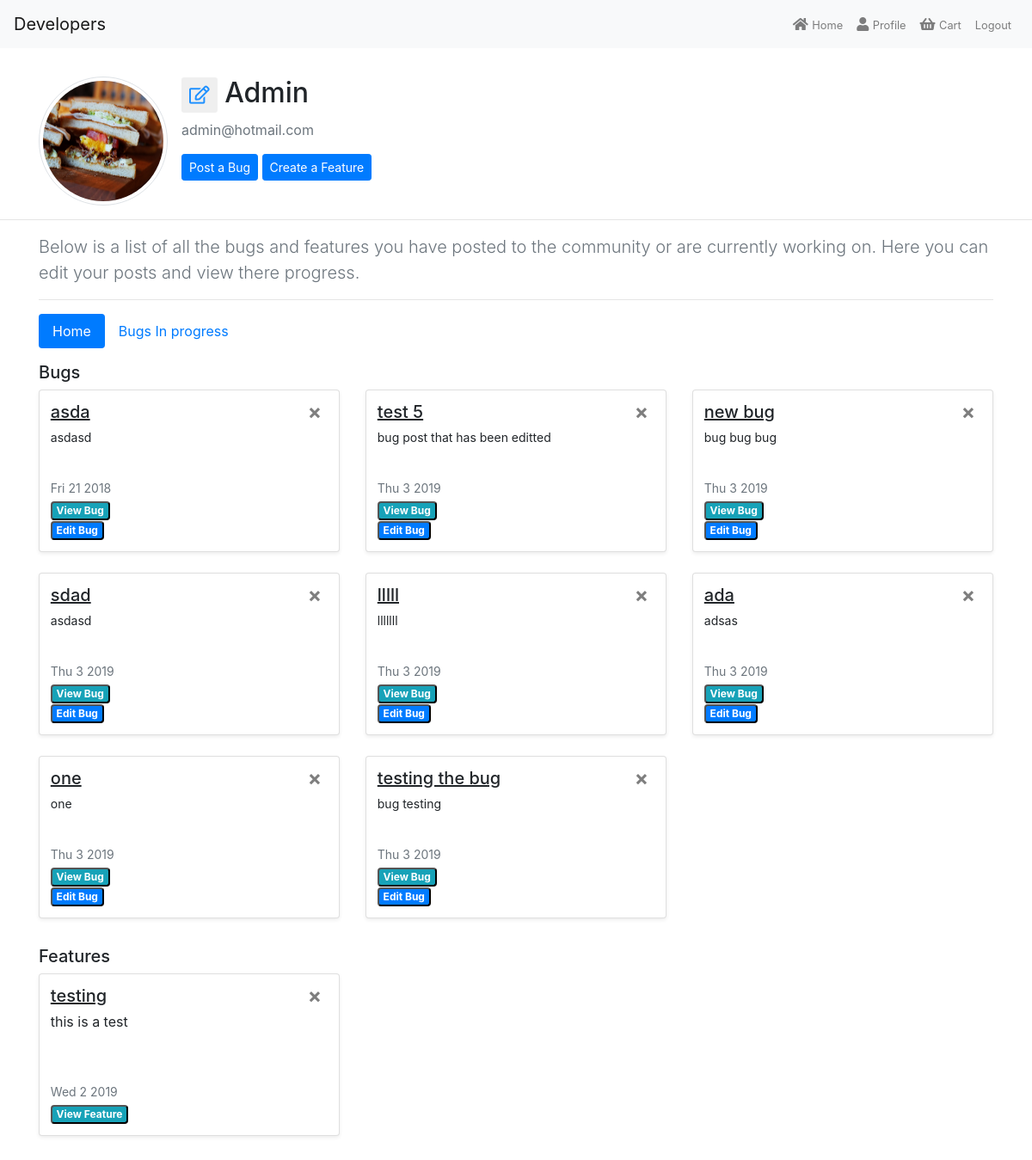
/users/profile/ (signed in), run on an earlier commit of the app's database.
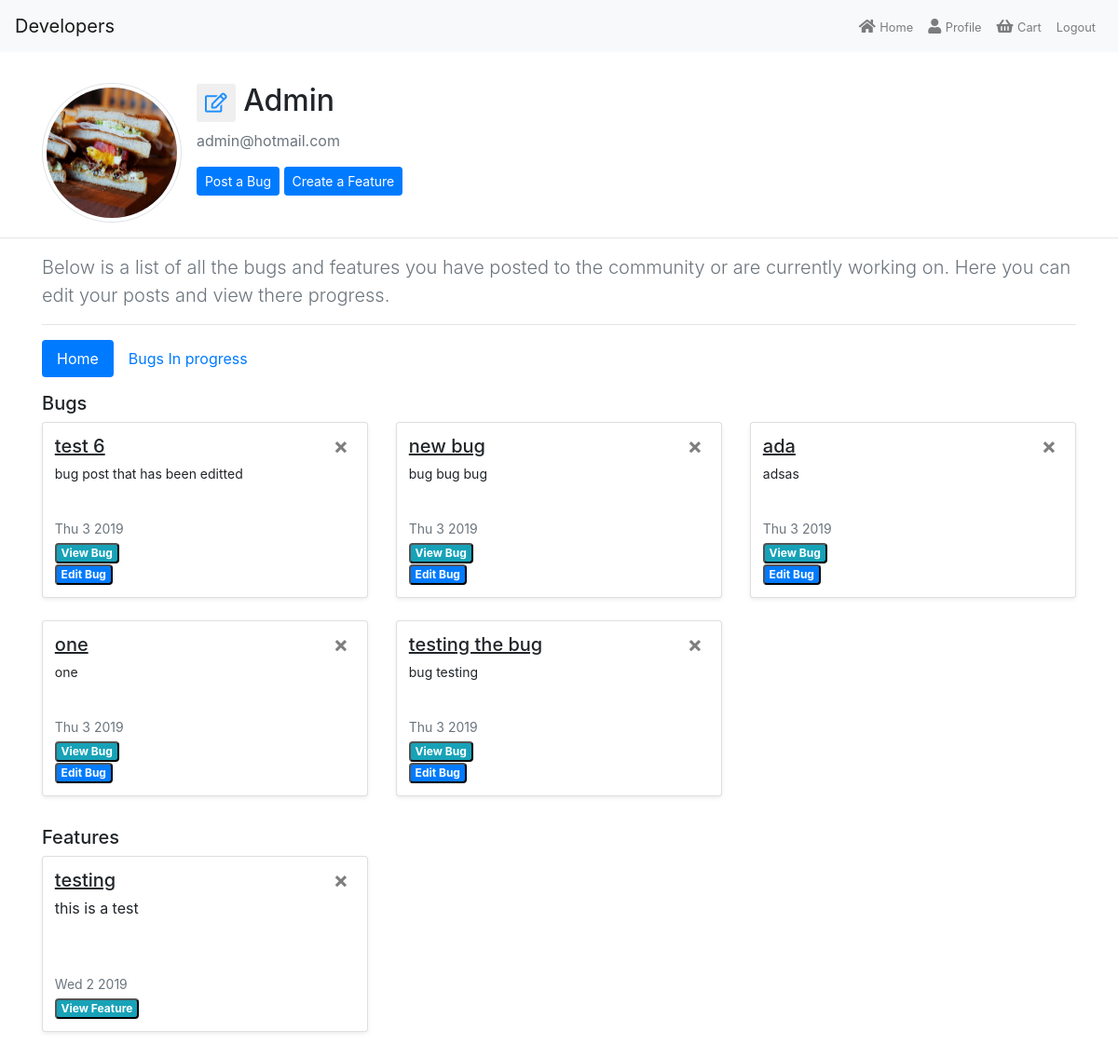
And on a later commit of the database.
### bug/models.py (models this page shows, shortened)
class Bug(models.Model):
    app_choices = [
         ("Doing", "Doing"),
         ("Done", "Done")
     ]
    title = models.CharField(max_length=100)
    description = models.TextField()
    created_date = models.DateTimeField(default=timezone.now)
    views = models.IntegerField(default=0)
    upvotes = models.IntegerField(default=0)
    price = models.DecimalField(max_digits=6, decimal_places=2, default=0)
    author = models.ForeignKey(User, on_delete=models.CASCADE)
    assigned = models.CharField(max_length=100, default="")
    status = models.CharField(max_length=10, choices=app_choices, default="Todo")

### feature/models.py (models this page shows, shortened)
class Feature(models.Model):
    title = models.CharField(max_length=100)
    description = models.TextField()
    created_date = models.DateTimeField(default=timezone.now)
    views = models.IntegerField(default=0)
    upvotes = models.IntegerField(default=0)
    price = models.DecimalField(max_digits=6, decimal_places=2, default=1.99)
    author = models.ForeignKey(User, on_delete=models.CASCADE)

### users/views.py (the view)
# urls.py: url(r'profile/', profile, name="profile"),
@login_required
def profile(request):
    if request.method == "POST":
        User_profile = UpdateProfile(request.POST, instance=request.user)
        User_image = UpdateImage(request.POST,
                                  request.FILES,
                                  instance=request.user.profile)
        if User_profile.is_valid() and User_image.is_valid():
            User_image.save()
            User_profile.save()
            messages.success(request, "Your account has been updated!")
            return redirect("profile")
    else:
        User_profile = UpdateProfile(instance=request.user)
        User_image = UpdateImage(instance=request.user.profile)
        ProfileBug = Bug.objects.filter(author=request.user)
        BugsAssigned = Bug.objects.filter(assigned=request.user)
        ProfileFeature = Feature.objects.filter(author=request.user)
    context = {
        "User_profile": User_profile,
        "User_image": User_image,
        "AssignedBug": BugsAssigned,
        "ProfileBug": ProfileBug,
        "ProfileFeature": ProfileFeature,
    }
    return render(request, "profile.html", context)

### users/templates/profile.html (shortened to what the changed rows need)
{% extends "base.html" %}
{% load crispy_forms_tags %}
{% block content %}
<div class="container">
    <div class="content-section mt-3">
        <div class="media">
            <div class="media-body">
                <h2 class="account-heading">
                    <button type="button" id="profile-edit" class="btn btn-wa btn-sm"
                        data-toggle="collapse" data-target="#collapseProfile" aria-expanded="false" aria-controls="collapseProfile">
                        <span style="font-size: 1.5em; color: Dodgerblue;">
                            <i class="far fa-edit"></i>
                        </span>
                    </button>
                    {{ user.username|capfirst }}
                </h2>
            </div>
        </div>
    </div>
</div>
<div class="container">
    <div class="tab-content" id="pills-tabContent">
        <div class="tab-pane fade show active" id="pills-home" role="tabpanel" aria-labelledby="pills-home-tab">
            {% if ProfileBug %}
                <div class="row mb-2">
                    {% for bug in ProfileBug %}
                        <div class="col-md-4">
                            <div class="card flex-md-row mb-4 shadow-sm h-md-250 card-display">
                                <div class="card-body d-flex flex-column align-items-start">
                                    <h5 class="post-title">
                                        {{ bug.title }}
                                    </h5>
                                    <a href="{% url 'delete_bug' bug.id %}">
                                        <button type="button" class="close right-corner" aria-label="Close">
                                            <span aria-hidden="true">
                                                &times;
                                            </span>
                                        </button>
                                    </a>
                                    <p class="card-text mb-auto post-text">
                                        {{ bug.description|truncatechars:65 }}
                                    </p>
                                    <div class="mb-1 text-muted post-date">
                                        {{ bug.created_date| date:"D j Y " }}
                                    </div>
                                    <a href="{% url 'preview_bug' bug.id %}">
                                        <button type="button" class="badge badge-info">
                                            View Bug
                                        </button>
                                    </a>
                                    <a href="{% url 'edit_bug' bug.id %}">
                                        <button type="button" class="badge badge-primary">
                                            Edit Bug
                                        </button>
                                    </a>
                                </div>
                            </div>
                        </div>
                    {% endfor %}
                </div>
            {% endif %}
            {% if ProfileFeature %}
                    <div class="row mb-2">
                        {% for feature in ProfileFeature %}
                            <div class="col-md-4">
                                <div class="card flex-md-row mb-4 shadow-sm h-md-250 card-display">
                                    <div class="card-body d-flex flex-column align-items-start">
                                        <a href="{% url 'delete_feature' feature.id %}">
                                            <button type="button" class="close right-corner" aria-label="Close">
                                                <span aria-hidden="true">
                                                    &times;
                                                </span>
                                            </button>
                                        </a>
                                        <h5 class="post-title">
                                            {{ feature.title }}
                                        </h5>
                                        <p class="card-text mb-auto ppst-text">
                                            {{ feature.description|truncatechars:50 }}
                                        </p>
                                        <div class="mb-1 text-muted post-date">
                                            {{ feature.created_date| date:"D j Y " }}
                                        </div>
                                        <a href="{% url 'preview_feature' feature.id %}">
                                            <button type="button" class="badge badge-info">
                                                View Feature
                                            </button>
                                        </a>
                                    </div>
                                </div>
                            </div>
                        {% endfor %}
                    </div>
            {% endif %}
        </div>
    </div>
</div>
{% endblock %}

What changed in the data, as far as the page shows it:
removed Bug: title "asda", description "asdasd", created_date "Fri 21 2018"
removed Bug: title "sdad", description "asdasd", created_date "Thu 3 2019"
removed Bug: title "lllll", description "lllllll", created_date "Thu 3 2019"
changed Bug "bug post that has been editted": title "test 5" → "test 6"
